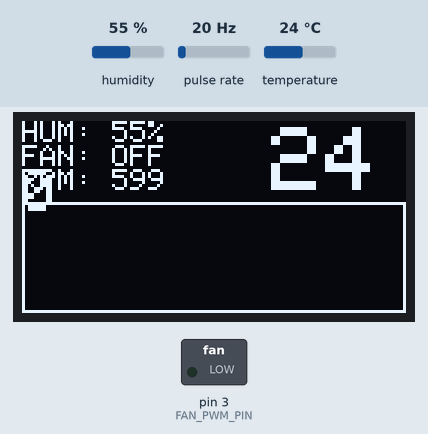
This sketch was run on a simulated Arduino Uno, built with avr-gcc and run on an emulated ATmega328P. Parts: 128×64 one-colour display, switched loads named in the sketch (green lamp = pin HIGH). Wiring (inferred from the names in the program): pulse sensor: data pin 9. Inputs (shaded band) come from the test bench; at power-on: temperature 24 °C, pulse rate 20 Hz, humidity 55 %. Pins used as bus, display or sensor lines are not drawn.

Above: at 1.2 s.
1.3 s: temperature set to 28 °C
At 3.2 s:
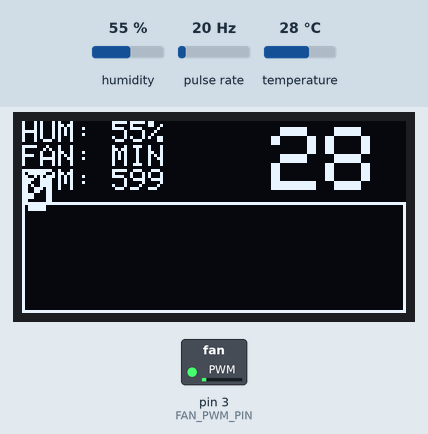
4.0 s: temperature set to 29.6 °C
At 6.1 s:
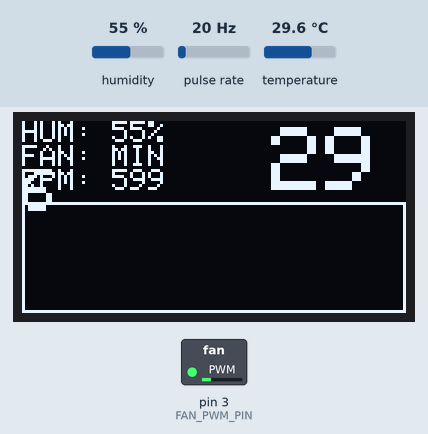
6.4 s: temperature set to 30.6 °C
At 8.0 s:
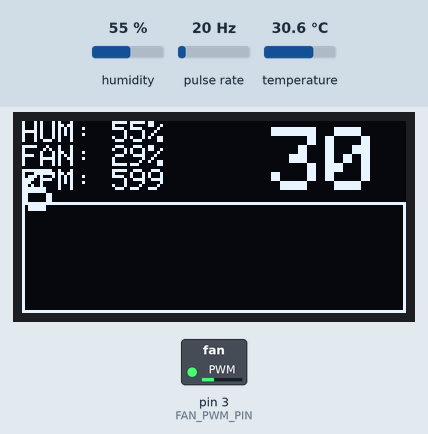
8.8 s: temperature set to 12 °C
At 10.9 s:
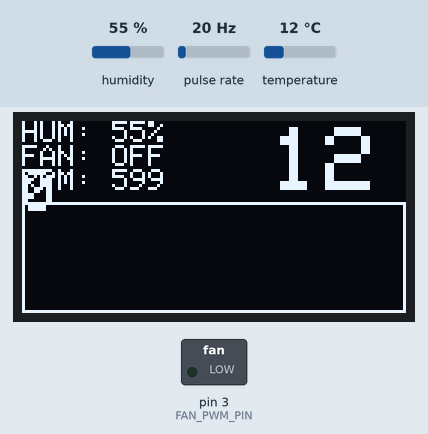
11.2 s: pulse rate (sensor on pin 9) set to 150 Hz
At 12.3 s:
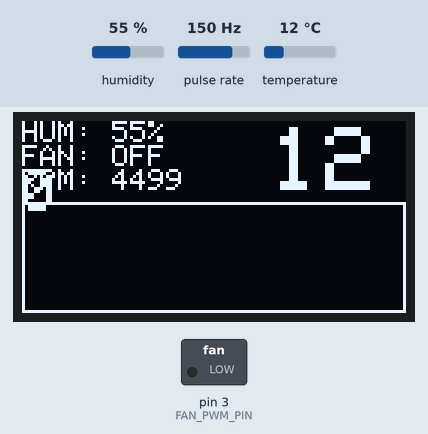
15.8 s: temperature set to 26.3 °C
At 17.1 s:
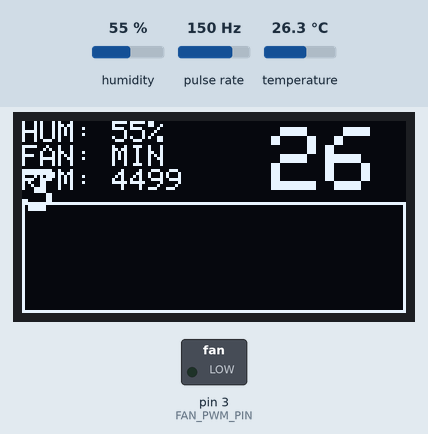
18.0 s: temperature set to 27.5 °C
Timing chart, 0 to 21.0 s (numbered marks = the images above; inputs shaded):
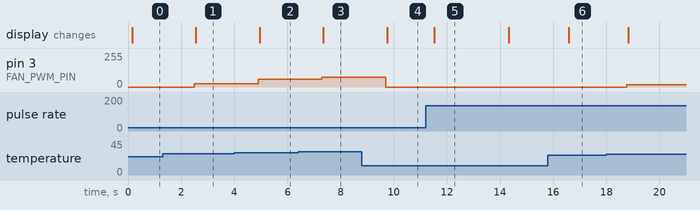

The sketch:

PrinterEnclosueCoolerController.ino
```cpp
// (licence header left out)
#include <SPI.h>
#include <Wire.h>
#include <Adafruit_GFX.h>
#include <Adafruit_SSD1306.h>
#include "DHT.h"
#include <elapsedMillis.h>

#define DHTPIN 11           // The Arduino pin connected to the DHT22's DATA Pin
#define FAN_POWER_PIN 10    // The Arduino pin connected to Mosfet
#define FAN_PULSE_PIN 9     // The Arduino pin connected to the FAN's Sense wire (green)
#define FAN_PWM_PIN 3       // The Arduino pin connected to the FAN's Control wire (blue)

#define FAN_ON_TEMP 25      // The minimum temperature to turn on the Fan.
#define FAN_MIN_TEMP 30     // The start temperature for variable speed control.
#define FAN_MAX_TEMP 40     // The end temperature for variable speed control.

#define FAN_PWM_MIN 64      // = 25% - The minimum speed for variable control.

#define SCREEN_WIDTH 128    // The Width of the OLED
#define SCREEN_HEIGHT 64    // The Height of the OLED

#define HISTORY_SIZE 126    // The Number of History Items
#define HISTORY_INTERVAL 30 // The number of seconds between every history item.


// Create all objects for hardware control.
Adafruit_SSD1306 display(4);
DHT dht(DHTPIN, DHT22);

// Create global variables.
elapsedMillis historyInterval;
int humidity = 0;
int rpm = 0;
byte fanSpeed = 0;
bool fanPowered = true;
float temperature = 0;

byte speedHistory[HISTORY_SIZE];


/*
 * Initialize Setup
 */
void setup()   {

  // Initialize the screen.
  display.begin(SSD1306_SWITCHCAPVCC, 0x3D);  // initialize with the I2C addr 0x3D (for the 128x64)
  display.clearDisplay();   // clears the screen and buffer

  // Fill the history array with 0s.
  for (int i = 0; i < HISTORY_SIZE; i++) {
    speedHistory[i] = 0;
  }

  // Set the pinmodes for the used pins.
  pinMode(FAN_PULSE_PIN, INPUT_PULLUP);
  pinMode(FAN_PWM_PIN, OUTPUT);
  pinMode(FAN_POWER_PIN, OUTPUT);

  // Set the start state of the mosfet.
  digitalWrite(FAN_POWER_PIN, fanPowered);
}


/*
 * Loop
 */
void loop() {

  // Read the current Temperature and Humidity
  humidity = (int) dht.readHumidity();
  temperature = (float) dht.readTemperature();

  // Measure and calculate the current RPM of the Fan.
  unsigned long pulseDuration = pulseIn(FAN_PULSE_PIN, LOW);
  rpm = 60 * 1000000 / pulseDuration / 4;

  // Calculate the desired fan speed depending on the current temperature.
  // The themperature and map inputs are multiplied with 100 because we
  // want to take the decimals into account. The map function only takes
  // unsigned numbers.

  fanSpeed = constrain(map(temperature * 100, FAN_MIN_TEMP * 100, FAN_MAX_TEMP * 100, FAN_PWM_MIN, 255), 0, 255);
  analogWrite(FAN_PWM_PIN, fanSpeed);

  // Set the fan power (mosfet on/off) based on the current temperature.

  fanPowered = temperature >= FAN_ON_TEMP;
  digitalWrite(FAN_POWER_PIN, fanPowered);

  // Every loop check if it's time to add the current Fan speed to the history array.
  if (historyInterval >= HISTORY_INTERVAL*1000) {
    addSpeedToHistory(constrain(fanSpeed,FAN_PWM_MIN, 255));
    historyInterval = 0;
  }

  // Update the screen with the new info.
  updateUI ();

  // Wait half a second before we loop again.
  delay(500);
}

void updateUI () {

  // Clear the display
  display.clearDisplay();

  // Set the desired text style.
  display.setTextSize(1);
  display.setTextColor(WHITE);

  // Print the Humidity
  display.setCursor(0,0);
  display.print("HUM: ");
  display.print(humidity);
  display.print("%");

  // Print the Fan
  display.setCursor(0,8);
  display.print("FAN: ");
  if (fanPowered) {
    if (fanSpeed > FAN_PWM_MIN) {
      display.print(map(fanSpeed, 0, 255, 0, 100));
      display.print("%");
    } else {
      display.print("MIN");
    }
  } else {
    display.print("OFF");
  }

  // Print the RPM
  display.setCursor(0,16);
  display.print("RPM: ");
  display.print((rpm == -1) ? "OFF" : String(rpm));

  // Print Temperature decimal right aligned usering a seperate function.
  printRight(String(decimalValue(temperature, 10)), 2, SCREEN_WIDTH, 0);

  // Print Temperature integer right aligned usering a seperate function.
  printRight(String((int) temperature), 3, SCREEN_WIDTH - 12, 2);

  // Draw the graph in a seperate function.
  drawHistoryGraph();

  display.display();
}

/*
 * Function to add a value to the history array.
 * Maybe there is an easier way to do this?
 */
void addSpeedToHistory(byte speed) {

  // Create a new temporary array.
  byte newSpeedHistory[HISTORY_SIZE];

  // Copy the values from the real tempArray with an offset of -1.
  for (int i = 1; i < HISTORY_SIZE; i++) {
    newSpeedHistory[i - 1] = speedHistory[i];
  }

  // Add a the new value to the temp array.
  newSpeedHistory[HISTORY_SIZE - 1] = speed;

  // Copy everything back into the real array.
  for (int i = 0; i < HISTORY_SIZE; i++) {
    speedHistory[i] = newSpeedHistory[i];
  }
}

/*
 * Retrieve the decimal part of a float.
 * The multiplier decides how many decimals you like.
 * 10 = 1 decimal.
 * 100 = 2 decimals.
 * 1000 = 3 decimals. ... etc
 */
int decimalValue(float value, int multiplier) {
  int integerValue = (int)(value);
  float decimalValue = value - integerValue;

  return decimalValue * multiplier;
}

/*
 *  Function to print a text to the display, right aligned to the coordinates.
 */
void printRight(String text, byte size, byte x, byte y) {
  byte stringLength = text.length();

  int textSize = size * 5 * stringLength;
  int spaceSize = size * (stringLength - 1);

  display.setTextSize(size);
  display.setCursor(x - textSize - spaceSize, y);
  display.print(text);
}

/*
 * Function to draw the history graph.
 */
void drawHistoryGraph() {
  byte yOffset = 27;
  byte height = 37;

  display.drawRect(0 , yOffset, SCREEN_WIDTH, height, WHITE);

  for (int i = 0; i < HISTORY_SIZE; i++) {

    byte mappedValue = constrain(map(speedHistory[i], 0, 255, 0, height - 2), 0, height - 2);

    byte x = i + 1;
    byte startY = yOffset + height - 1;
    byte endY = startY - mappedValue;

    display.drawLine(x, startY, x, endY, WHITE);
  }
}
```

Measured:
- the behaviour switches between 30 and 30.1 °C on temperature (found by bisection; images 2 and 3)
- after the input at 1.3 s, pin 3 (FAN_PWM_PIN): 0/255 → 26/255 after 1.2 s; the display: changes after 1.3 s (image 1)
- after the input at 4.0 s, pin 3 (FAN_PWM_PIN): 26/255 → 57/255 after 0.90 s; the display: changes after 0.96 s (image 2)
- after the input at 6.4 s, pin 3 (FAN_PWM_PIN): 57/255 → 75/255 after 0.90 s; the display: changes after 0.96 s (image 3)
- after the input at 8.8 s, pin 3 (FAN_PWM_PIN): 75/255 → 0/255 after 0.90 s; the display: changes after 0.96 s (image 4)
- after the input at 11.2 s, the display: changes after 0.32 s (image 5)
- after the input at 15.8 s, the display: changes after 0.78 s (image 6)
- after the input at 18.0 s, pin 3 (FAN_PWM_PIN): 0/255 → 17/255 after 0.77 s
